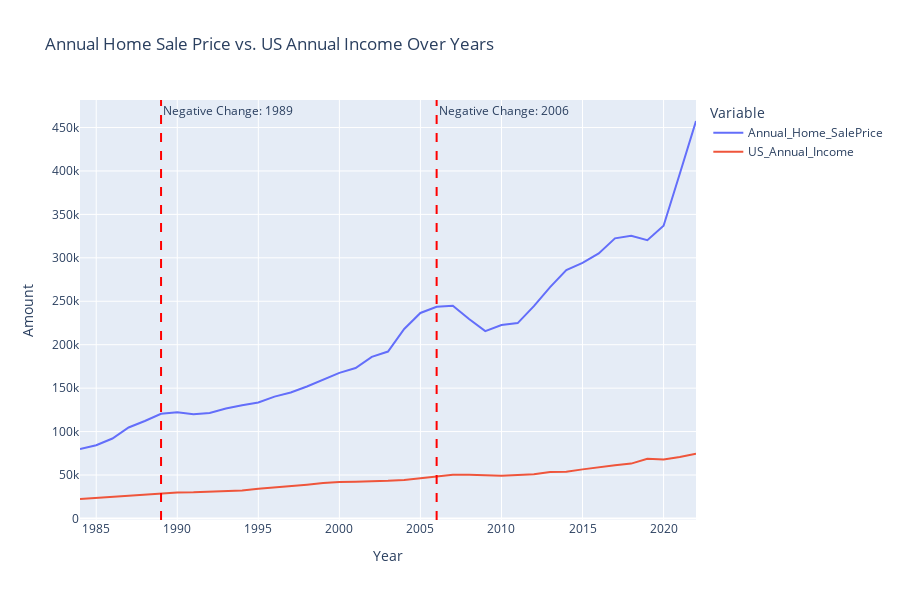

Notebook code for this chart:
### Code cell
import plotly.express as px

fig = px.line(NEW_INCOME_to_HOMESALEPRICE, x='Year', y=['Annual_Home_SalePrice', 'US_Annual_Income'],
              title='Annual Home Sale Price vs. US Annual Income Over Years',
              labels={'value': 'Amount', 'Year': 'Year'},
              line_shape='linear')

negative_BirthRateyears = [1989,2006]  

for year in negative_BirthRateyears:
    fig.add_vline(x=year, line_dash='dash', line_color='red', annotation_text=f'Negative Change: {year}')

fig.update_layout(
    width=900,  
    height=600,  
    xaxis_title='Year',  
    yaxis_title='Amount',  
    legend_title='Variable',  
    hovermode='x unified'  
)
fig.show()

### Figure 1 — Plotly figure (JSON) as saved in the notebook; plotly's stock layout.template omitted (floating-point values rounded to 4 significant figures)
{"data": [{"hovertemplate": "variable=Annual_Home_SalePrice<br>Year=%{x}<br>Amount=%{y}<extra></extra>", "legendgroup": "Annual_Home_SalePrice", "line": {"color": "#636efa", "dash": "solid", "shape": "linear"}, "marker": {"symbol": "circle"}, "mode": "lines", "name": "Annual_Home_SalePrice", "orientation": "v", "showlegend": true, "type": "scatter", "x": [1984, 1985, 1986, 1987, 1988, 1989, 1990, 1991, 1992, 1993, 1994, 1995, 1996, 1997, 1998, 1999, 2000, 2001, 2002, 2003, 2004, 2005, 2006, 2007, 2008, 2009, 2010, 2011, 2012, 2013, 2014, 2015, 2016, 2017, 2018, 2019, 2020, 2021, 2022], "xaxis": "x", "y": [79950, 84275, 92025, 104700, 112225, 120425, 122300, 119975, 121375, 126500, 130425, 133475, 140250, 145000, 151925, 160125, 167550, 173100, 186025, 192125, 218150, 236550, 243750, 244950, 229550, 215650, 222700, 224900, 244400, 266225, 285775, 294150, 305125, 322425, 325275, 320250, 336950, 396800, 457475], "yaxis": "y"}, {"hovertemplate": "variable=US_Annual_Income<br>Year=%{x}<br>Amount=%{y}<extra></extra>", "legendgroup": "US_Annual_Income", "line": {"color": "#EF553B", "dash": "solid", "shape": "linear"}, "marker": {"symbol": "circle"}, "mode": "lines", "name": "US_Annual_Income", "orientation": "v", "showlegend": true, "type": "scatter", "x": [1984, 1985, 1986, 1987, 1988, 1989, 1990, 1991, 1992, 1993, 1994, 1995, 1996, 1997, 1998, 1999, 2000, 2001, 2002, 2003, 2004, 2005, 2006, 2007, 2008, 2009, 2010, 2011, 2012, 2013, 2014, 2015, 2016, 2017, 2018, 2019, 2020, 2021, 2022], "xaxis": "x", "y": [22420, 23620, 24900, 26060, 27230, 28910, 29940, 30130, 30640, 31240, 32260, 34080, 35490, 37010, 38890, 40700, 41990, 42230, 42410, 43320, 44330, 46330, 48200, 50230, 50300, 49780, 49280, 50050, 51020, 53590, 53660, 56520, 59040, 61140, 63180, 68700, 68010, 70780, 74580], "yaxis": "y"}], "layout": {"annotations": [{"showarrow": false, "text": "Negative Change: 1989", "x": 1989, "xanchor": "left", "xref": "x", "y": 1, "yanchor": "top", "yref": "y domain"}, {"showarrow": false, "text": "Negative Change: 2006", "x": 2006, "xanchor": "left", "xref": "x", "y": 1, "yanchor": "top", "yref": "y domain"}], "height": 600, "hovermode": "x unified", "legend": {"title": {"text": "Variable"}, "tracegroupgap": 0}, "shapes": [{"line": {"color": "red", "dash": "dash"}, "type": "line", "x0": 1989, "x1": 1989, "xref": "x", "y0": 0, "y1": 1, "yref": "y domain"}, {"line": {"color": "red", "dash": "dash"}, "type": "line", "x0": 2006, "x1": 2006, "xref": "x", "y0": 0, "y1": 1, "yref": "y domain"}], "title": {"text": "Annual Home Sale Price vs. US Annual Income Over Years"}, "width": 900, "xaxis": {"anchor": "y", "domain": [0, 1], "title": {"text": "Year"}}, "yaxis": {"anchor": "x", "domain": [0, 1], "title": {"text": "Amount"}}}}
